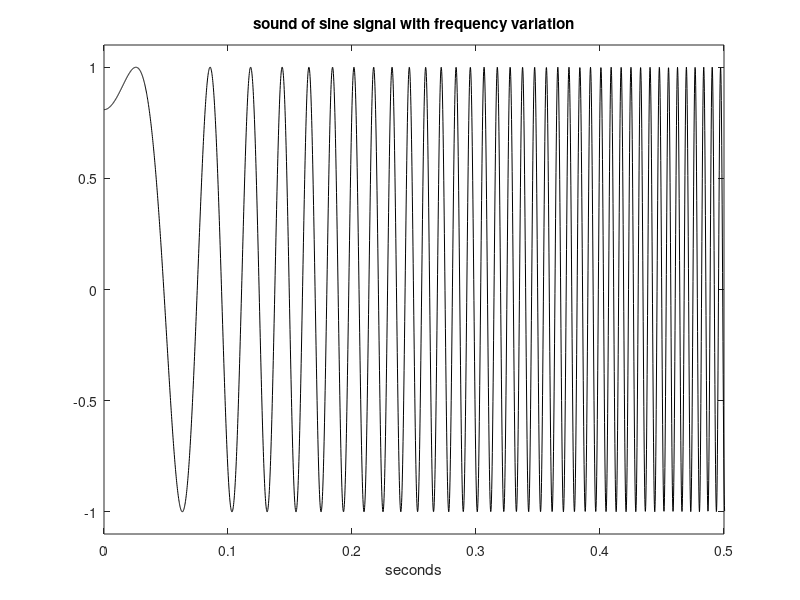

MATLAB code for this plot:
% Sound of sine signal with frequency variation
fy=600; %signal central frequency in Hz
fs=6000; %sampling frequency in Hz
tiv=1/fs; %time interval between samples;
t=0:tiv:(4-tiv); %time intervals set (4 seconds)

x=(t/2)-1; %frequency control ramp (-1 to 1)

y=vco(x,fy,fs); %signal data set
sound(y,fs); %sound

plot(t,y,'k'); %plots figure
axis([0 0.5 -1.1 1.1]);
xlabel('seconds'); title('sound of sine signal with frequency variation');
